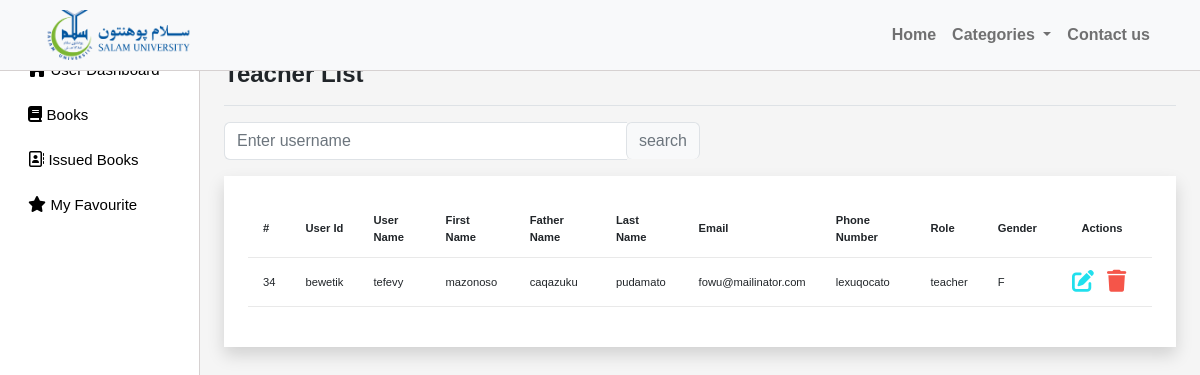
Before: /teacherlist/ with the older database file.
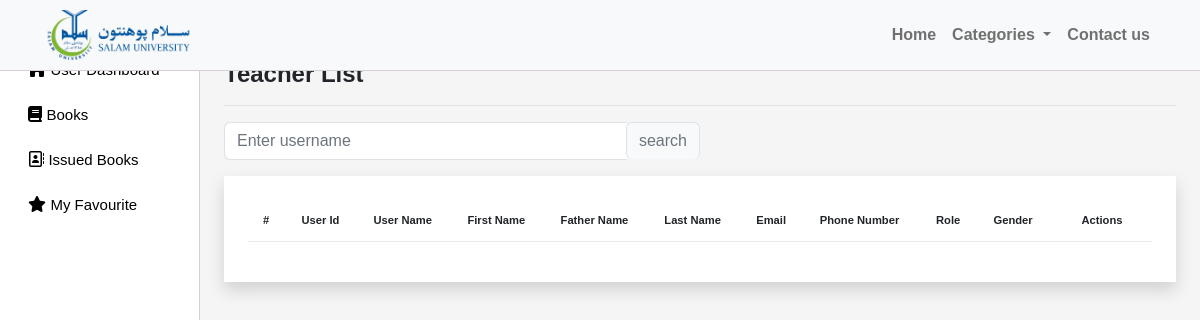
After: the same page with the newer database file.
### myapp/models.py (models this page shows)
class CustomUser(AbstractUser):
    email = models.EmailField(max_length=255, unique=True)
    username = models.CharField(max_length=50, unique=True)
    first_name = models.CharField(null=True, blank=True, max_length=100)
    father_name= models.CharField(null=True, blank=True, max_length=100)
    last_name = models.CharField(null=True, blank=True, max_length=100)
    phone_number = models.CharField(max_length=16)
    user_id = models.CharField(max_length=50,null=True,blank=True)
    group = models.ForeignKey(Group, on_delete=models.CASCADE, default=2)
    gender = models.CharField(max_length=1,null=True,blank=True)
    USERNAME_FIELD = 'email'
    EMAIL_FIELD = 'email'
    REQUIRED_FIELDS = []
    objects = CutomUserManager()

### myapp/views.py (the view)
# urls.py: path('teacherlist/',views.TeacherList, name ="teacherlist"),
def TeacherList(request):
    users = CustomUser.objects.filter(group_id="3")
    context = {'users':users}
    return render(request,'teacherlist.html',context)

### myapp/templatetags/custom_tags.py (called while the page is built)
@register.inclusion_tag("category.html")
def get_categories():
    return {
        'categories': Category.objects.all()
    }

### myapp/templates/teacherlist.html (shortened to what this page needs)
{% extends 'main.html' %}
{% block title %}Teacher List{% endblock title %}
{% block content %}
<div  class="search-customization">
	<div class="mb-3 w-50">
	  <form id="searchForm" action="{% url 'users-management' %}" method="GET">
		<div class="input-group">
		  <input
			class="form-control border-end-0 border"
			type="search"
			placeholder="Enter username"
			id="example-search-input"
			name="search_user"
			value="{{search_user}}"
		  />
		  <span class="input-group-append">
			<input
			  class="btn btn-outline-secondary bg-light border-bottom-0 border ms-n5"
			  type="submit"
			  value="search"
			/>
		  </span>
		</div>
	  </form>
	</div>
</div>
<div class="p-4 shadow bg-white">
    <table class="table table-hover table-font-size">
        <thead>
            <tr>
                <th scope="col">#</th>
                <th scope="col">User Id</th>
                <th scope="col">User Name</th>
                <th scope="col">First Name</th>
                <th scope="col">Father Name</th>
                <th scope="col">Last Name</th>
                <th scope="col">Email</th>
                <th scope="col">Phone Number</th>
                <th scope="col">Role</th>
                <th scope="col">Gender</th>
                <th class="text-center">Actions</th>
            </tr>
        </thead>
        <tbody>
            {% for user in users %}
                <tr>
                    <td>{{user.id}}</td>
                    <td>{{user.user_id}}</td>
                    <td>{{user.username}}</td>
                    <td>{{user.first_name}}</td>
                    <td>{{user.father_name}}</td>
                    <td>{{user.last_name}}</td>
                    <td>{{user.email}}</td>
                    <td>{{user.phone_number}}</td>
                    <td>{{user.group}}</td>
                    <td>{{user.gender}}</td>
                    <td>
                        <a href="{% url 'update-user' user.id %}" class="edit" data-toggle="modal"><i class="fa-solid fa-pen-to-square"></i></a>
                        <a href="{% url 'delete-user' user.id %}" onclick="return confirm('Do you really want to delete this user?') ;" class="delete" id="deleteBttn" data-toggle="modal"><i class="fa-solid fa-trash"></i></a>
                    </td>
                </tr>
            {% endfor %}
        </tbody>
    </table>
</div>
<br>
{% endblock %}

Changed rows visible on the page:
removed CustomUser: id "34", user_id "bewetik", username "tefevy", first_name "mazonoso", father_name "caqazuku", last_name "pudamato", email "fowu@mailinator.com", phone_number "lexuqocato", group "teacher", gender "F"
